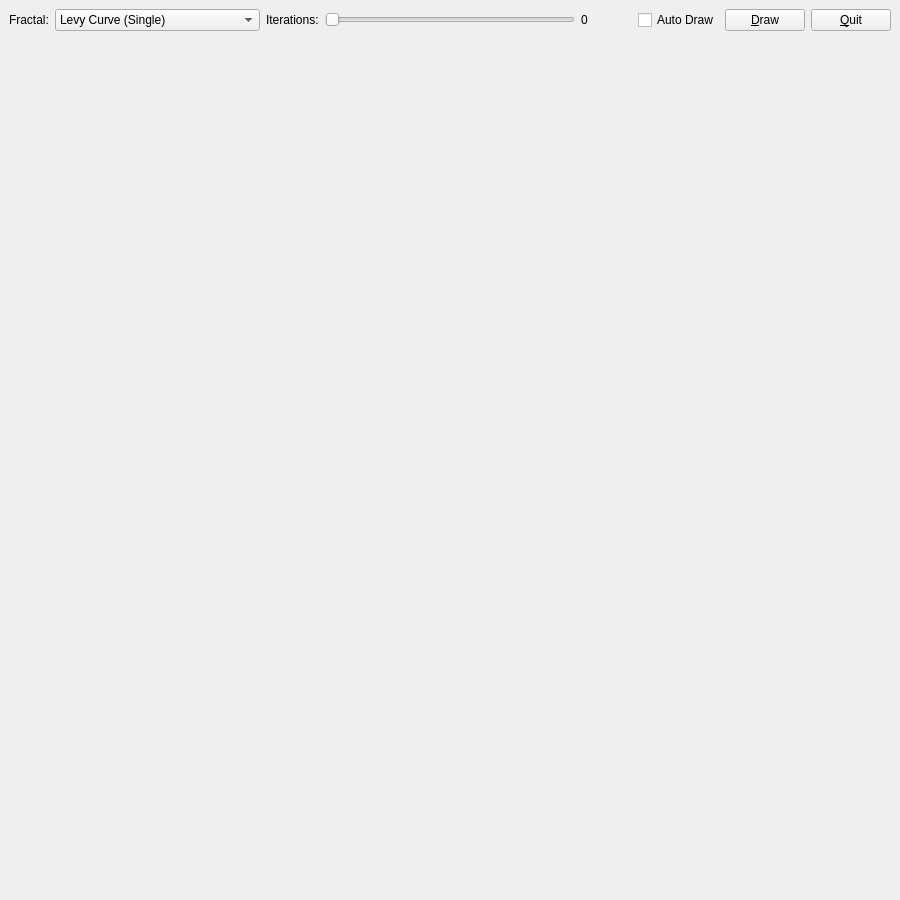
<?xml version="1.0" encoding="UTF-8"?>
<ui version="4.0">
 <class>MainWindow</class>
 <widget class="QMainWindow" name="MainWindow">
  <property name="windowModality">
   <enum>Qt::ApplicationModal</enum>
  </property>
  <property name="geometry">
   <rect>
    <x>0</x>
    <y>0</y>
    <width>900</width>
    <height>900</height>
   </rect>
  </property>
  <property name="sizePolicy">
   <sizepolicy hsizetype="Fixed" vsizetype="Fixed">
    <horstretch>0</horstretch>
    <verstretch>0</verstretch>
   </sizepolicy>
  </property>
  <property name="minimumSize">
   <size>
    <width>500</width>
    <height>500</height>
   </size>
  </property>
  <property name="baseSize">
   <size>
    <width>900</width>
    <height>900</height>
   </size>
  </property>
  <property name="windowTitle">
   <string>Fractal Generator</string>
  </property>
  <widget class="QWidget" name="centralwidget">
   <property name="baseSize">
    <size>
     <width>900</width>
     <height>900</height>
    </size>
   </property>
   <layout class="QVBoxLayout" name="verticalLayout">
    <item>
     <layout class="QHBoxLayout" name="horizontalLayout">
      <item>
       <widget class="QLabel" name="label">
        <property name="toolTip">
         <string>Select the fractal you want to draw</string>
        </property>
        <property name="text">
         <string>Fractal:</string>
        </property>
       </widget>
      </item>
      <item>
       <widget class="QComboBox" name="comboBox">
        <property name="minimumSize">
         <size>
          <width>200</width>
          <height>0</height>
         </size>
        </property>
        <property name="toolTip">
         <string>Select the fractal you want to draw</string>
        </property>
        <property name="currentIndex">
         <number>0</number>
        </property>
        <item>
         <property name="text">
          <string>Levy Curve (Single)</string>
         </property>
        </item>
        <item>
         <property name="text">
          <string>Levy Curve (Mirrored)</string>
         </property>
        </item>
        <item>
         <property name="text">
          <string>T-Square</string>
         </property>
        </item>
        <item>
         <property name="text">
          <string>Koch Curve (Single)</string>
         </property>
        </item>
        <item>
         <property name="text">
          <string>Koch Curve (Mirrored)</string>
         </property>
        </item>
        <item>
         <property name="text">
          <string>Koch Curve Snowflake</string>
         </property>
        </item>
        <item>
         <property name="text">
          <string>Koch Curve Snowflake (Inverse)</string>
         </property>
        </item>
        <item>
         <property name="text">
          <string>Sierpinski Triangle</string>
         </property>
        </item>
        <item>
         <property name="text">
          <string>Sierpinski Carpet</string>
         </property>
        </item>
       </widget>
      </item>
      <item>
       <widget class="QLabel" name="label_2">
        <property name="toolTip">
         <string>Select the amount of iterations for fractal</string>
        </property>
        <property name="text">
         <string>Iterations:</string>
        </property>
       </widget>
      </item>
      <item>
       <widget class="QSlider" name="horizontalSlider">
        <property name="minimumSize">
         <size>
          <width>250</width>
          <height>0</height>
         </size>
        </property>
        <property name="toolTip">
         <string>Select the amount of iterations for the fractal</string>
        </property>
        <property name="maximum">
         <number>16</number>
        </property>
        <property name="pageStep">
         <number>3</number>
        </property>
        <property name="orientation">
         <enum>Qt::Horizontal</enum>
        </property>
       </widget>
      </item>
      <item>
       <widget class="QLabel" name="label_3">
        <property name="text">
         <string>0</string>
        </property>
       </widget>
      </item>
      <item>
       <spacer name="horizontalSpacer">
        <property name="orientation">
         <enum>Qt::Horizontal</enum>
        </property>
        <property name="sizeHint" stdset="0">
         <size>
          <width>40</width>
          <height>20</height>
         </size>
        </property>
       </spacer>
      </item>
      <item>
       <widget class="QCheckBox" name="checkBox">
        <property name="toolTip">
         <string>Update the OpenGL widget automatically</string>
        </property>
        <property name="text">
         <string>Auto Draw</string>
        </property>
       </widget>
      </item>
      <item>
       <widget class="QPushButton" name="pushButton_2">
        <property name="sizePolicy">
         <sizepolicy hsizetype="Minimum" vsizetype="Fixed">
          <horstretch>0</horstretch>
          <verstretch>0</verstretch>
         </sizepolicy>
        </property>
        <property name="toolTip">
         <string>Update the OpenGL widget</string>
        </property>
        <property name="text">
         <string>&amp;Draw</string>
        </property>
       </widget>
      </item>
      <item>
       <widget class="QPushButton" name="pushButton">
        <property name="toolTip">
         <string>Close the program</string>
        </property>
        <property name="text">
         <string>&amp;Quit</string>
        </property>
       </widget>
      </item>
     </layout>
    </item>
    <item>
     <widget class="GLWidget" name="widget" native="true">
      <property name="sizePolicy">
       <sizepolicy hsizetype="Preferred" vsizetype="Expanding">
        <horstretch>0</horstretch>
        <verstretch>0</verstretch>
       </sizepolicy>
      </property>
      <property name="minimumSize">
       <size>
        <width>300</width>
        <height>300</height>
       </size>
      </property>
      <property name="baseSize">
       <size>
        <width>800</width>
        <height>800</height>
       </size>
      </property>
     </widget>
    </item>
   </layout>
  </widget>
 </widget>
 <customwidgets>
  <customwidget>
   <class>GLWidget</class>
   <extends>QWidget</extends>
   <header>glwidget.h</header>
   <container>1</container>
   <slots>
    <slot>Change_Iterator(int)</slot>
    <slot>Change_Fractal(int)</slot>
   </slots>
  </customwidget>
 </customwidgets>
 <resources/>
 <connections>
  <connection>
   <sender>horizontalSlider</sender>
   <signal>valueChanged(int)</signal>
   <receiver>label_3</receiver>
   <slot>setNum(int)</slot>
   <hints>
    <hint type="sourcelabel">
     <x>393</x>
     <y>21</y>
    </hint>
    <hint type="destinationlabel">
     <x>577</x>
     <y>31</y>
    </hint>
   </hints>
  </connection>
  <connection>
   <sender>pushButton_2</sender>
   <signal>clicked()</signal>
   <receiver>widget</receiver>
   <slot>update()</slot>
   <hints>
    <hint type="sourcelabel">
     <x>790</x>
     <y>23</y>
    </hint>
    <hint type="destinationlabel">
     <x>767</x>
     <y>134</y>
    </hint>
   </hints>
  </connection>
  <connection>
   <sender>pushButton</sender>
   <signal>clicked()</signal>
   <receiver>MainWindow</receiver>
   <slot>close()</slot>
   <hints>
    <hint type="sourcelabel">
     <x>857</x>
     <y>24</y>
    </hint>
    <hint type="destinationlabel">
     <x>896</x>
     <y>11</y>
    </hint>
   </hints>
  </connection>
  <connection>
   <sender>horizontalSlider</sender>
   <signal>valueChanged(int)</signal>
   <receiver>widget</receiver>
   <slot>Change_Iterator(int)</slot>
   <hints>
    <hint type="sourcelabel">
     <x>331</x>
     <y>22</y>
    </hint>
    <hint type="destinationlabel">
     <x>335</x>
     <y>144</y>
    </hint>
   </hints>
  </connection>
  <connection>
   <sender>comboBox</sender>
   <signal>currentIndexChanged(int)</signal>
   <receiver>widget</receiver>
   <slot>Change_Fractal(int)</slot>
   <hints>
    <hint type="sourcelabel">
     <x>148</x>
     <y>22</y>
    </hint>
    <hint type="destinationlabel">
     <x>189</x>
     <y>172</y>
    </hint>
   </hints>
  </connection>
  <connection>
   <sender>comboBox</sender>
   <signal>currentIndexChanged(int)</signal>
   <receiver>MainWindow</receiver>
   <slot>Change_Limit(int)</slot>
   <hints>
    <hint type="sourcelabel">
     <x>104</x>
     <y>16</y>
    </hint>
    <hint type="destinationlabel">
     <x>258</x>
     <y>6</y>
    </hint>
   </hints>
  </connection>
  <connection>
   <sender>horizontalSlider</sender>
   <signal>valueChanged(int)</signal>
   <receiver>MainWindow</receiver>
   <slot>Auto_Draw(int)</slot>
   <hints>
    <hint type="sourcelabel">
     <x>369</x>
     <y>20</y>
    </hint>
    <hint type="destinationlabel">
     <x>367</x>
     <y>33</y>
    </hint>
   </hints>
  </connection>
 </connections>
 <slots>
  <slot>Change_Limit(int)</slot>
  <slot>Auto_Draw(int)</slot>
 </slots>
</ui>
